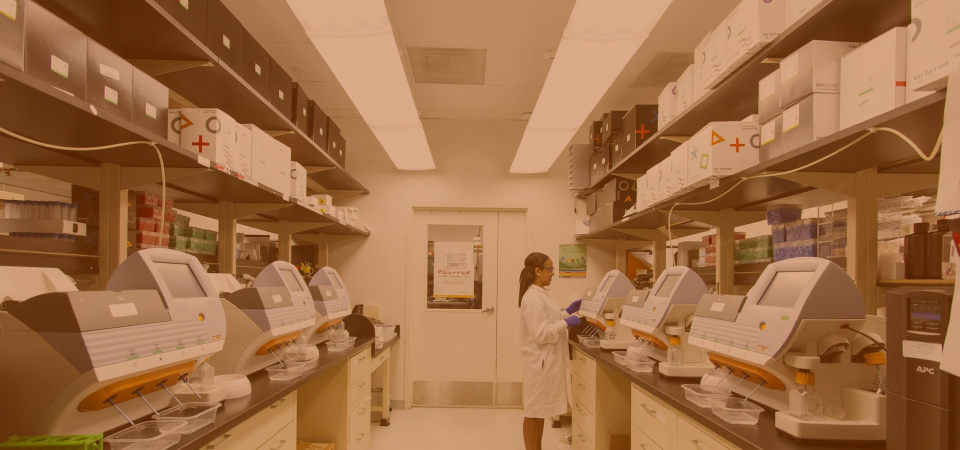
#> input picture sites/biofox/assets/images/hero-bg.jpg, 1920 x 900 px (shown at 1/2 size)
$ python -i prepare-product-images.py   (imports and definitions only)
#> lines starting #> are read from the running program, lines starting #| are printed output that depends on the picture
"""Prepare product and production images for the site."""
from pathlib import Path

from PIL import Image

ASSETS = Path(
    r"C:\Users\Guest\.cursor\projects\c-Users-Guest-Documents-zooembrio-website\assets"
)
OUT_PRODUCTS = Path(__file__).resolve().parent.parent / "public" / "images" / "products"
OUT_PRODUCTION = Path(__file__).resolve().parent.parent / "public" / "images" / "production"

FILES = {
    "wash": "c__Users_Guest_AppData_Roaming_Cursor_User_workspaceStorage_empty-window_images_100___Wash-3211b69f-2dce-4493-b22c-3a8cad3114a9.png",
    "vit": "c__Users_Guest_AppData_Roaming_Cursor_User_workspaceStorage_empty-window_images_5___Vit1_2-c43e2db9-bd7a-4e36-b103-0040748230fb.png",
    "wam": "c__Users_Guest_AppData_Roaming_Cursor_User_workspaceStorage_empty-window_images_5___WaM1_2-e2b3299a-3508-416d-9b97-ba94e7f60997.png",
    "facility": "c__Users_Guest_AppData_Roaming_Cursor_User_workspaceStorage_empty-window_images_2026-06-18_13-46-53-44711ec5-b3e5-41a5-9471-a7527d44bfd0.png",
}


def trim_transparent(im: Image.Image) -> Image.Image:
    if im.mode != "RGBA":
        im = im.convert("RGBA")
    bbox = im.getbbox()
    return im.crop(bbox) if bbox else im


def save_jpg(im: Image.Image, path: Path, quality: int = 92) -> None:
    path.parent.mkdir(parents=True, exist_ok=True)
    rgb = Image.new("RGB", im.size, (245, 245, 245))
    if im.mode == "RGBA":
        rgb.paste(im, mask=im.split()[3])
    else:
        rgb.paste(im)
    rgb.save(path, "JPEG", quality=quality, optimize=True)


def extract_vial_only(path: Path) -> Image.Image:
    """Legacy helper — kept for reference; combined photos are used directly."""
    im = trim_transparent(Image.open(path))
#> in trim_transparent, `bbox = im.getbbox()`: bbox = (0, 0, 1920, 900)
    w, h = im.size
#> w = 1920; h = 900
    return im.crop((int(w * 0.29), int(h * 0.02), int(w * 0.475), int(h * 0.96)))
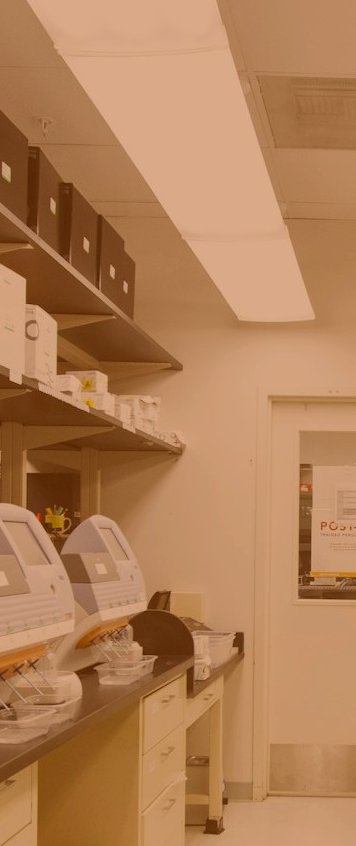
#> returned value: PIL image 356x846 RGBA; mean R, G, B, A 178.4, 127.7, 86.5, 255


def combine_horizontal(
    images: list[Image.Image],
    output: Path,
    target_height: int = 520,
    gap: int = 24,
) -> None:
    resized = []
    for im in images:
        ratio = target_height / im.height
        resized.append(im.resize((int(im.width * ratio), target_height), Image.Resampling.LANCZOS))
    total_w = sum(im.width for im in resized) + gap * (len(resized) - 1)
    canvas = Image.new("RGBA", (total_w, target_height), (245, 245, 245, 255))
    x = 0
    for im in resized:
        canvas.paste(im, (x, 0), im)
        x += im.width + gap
    save_jpg(canvas, output)


def main() -> None:
    src = {key: ASSETS / name for key, name in FILES.items()}
    for key, path in src.items():
        if not path.exists():
            raise FileNotFoundError(f"Missing asset: {key} -> {path}")

    save_jpg(trim_transparent(Image.open(src["wash"])), OUT_PRODUCTS / "wash.jpg")
    save_jpg(trim_transparent(Image.open(src["vit"])), OUT_PRODUCTS / "vit.jpg")
    save_jpg(trim_transparent(Image.open(src["wam"])), OUT_PRODUCTS / "wam.jpg")
    save_jpg(trim_transparent(Image.open(src["facility"])), OUT_PRODUCTION / "facility.jpg")

    print("Done:")
    for folder in (OUT_PRODUCTS, OUT_PRODUCTION):
        for f in sorted(folder.glob("*.jpg")):
            print(f"  {f.name} ({f.stat().st_size // 1024} KB)")


# [2 lines not run here, left out]

>>> result = extract_vial_only('../sites/biofox/assets/images/hero-bg.jpg')
